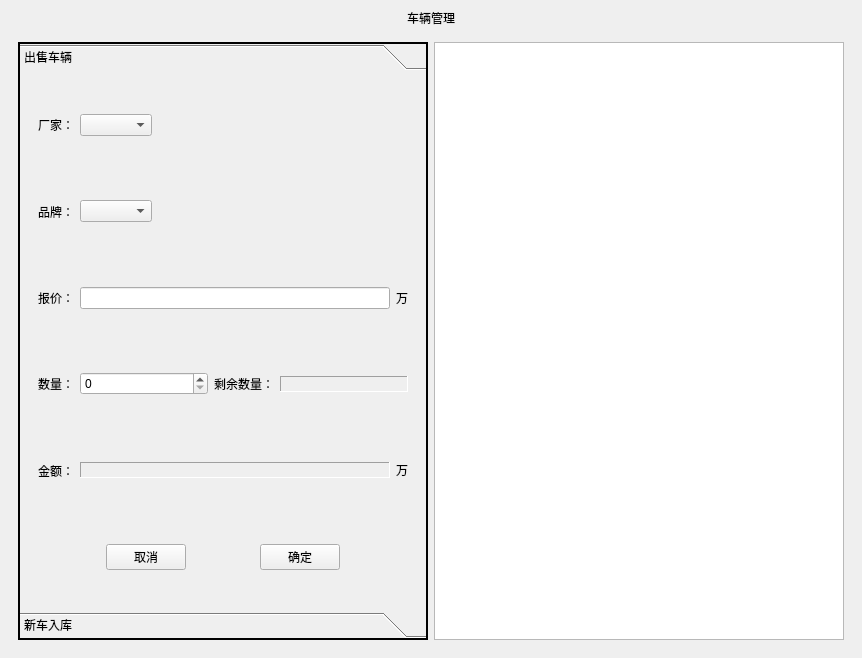
<?xml version="1.0" encoding="UTF-8"?>
<ui version="4.0">
 <class>MainWindow</class>
 <widget class="QMainWindow" name="MainWindow">
  <property name="geometry">
   <rect>
    <x>0</x>
    <y>0</y>
    <width>862</width>
    <height>658</height>
   </rect>
  </property>
  <property name="windowTitle">
   <string>MainWindow</string>
  </property>
  <property name="styleSheet">
   <string notr="true"/>
  </property>
  <widget class="QWidget" name="centralwidget">
   <property name="styleSheet">
    <string notr="true"/>
   </property>
   <layout class="QVBoxLayout" name="verticalLayout">
    <item>
     <layout class="QHBoxLayout" name="horizontalLayout">
      <item>
       <widget class="QLabel" name="titleLabel">
        <property name="styleSheet">
         <string notr="true"/>
        </property>
        <property name="text">
         <string>&lt;html&gt;&lt;head/&gt;&lt;body&gt;&lt;p&gt;车辆管理&lt;/p&gt;&lt;/body&gt;&lt;/html&gt;</string>
        </property>
        <property name="textFormat">
         <enum>Qt::RichText</enum>
        </property>
        <property name="alignment">
         <set>Qt::AlignCenter</set>
        </property>
       </widget>
      </item>
     </layout>
    </item>
    <item>
     <widget class="QStackedWidget" name="stackedWidget">
      <property name="styleSheet">
       <string notr="true"/>
      </property>
      <widget class="QWidget" name="page">
       <layout class="QHBoxLayout" name="horizontalLayout_2">
        <item>
         <widget class="QToolBox" name="toolBox">
          <property name="frameShape">
           <enum>QFrame::WinPanel</enum>
          </property>
          <property name="frameShadow">
           <enum>QFrame::Plain</enum>
          </property>
          <property name="currentIndex">
           <number>0</number>
          </property>
          <widget class="QWidget" name="page_3">
           <property name="geometry">
            <rect>
             <x>0</x>
             <y>0</y>
             <width>406</width>
             <height>477</height>
            </rect>
           </property>
           <attribute name="label">
            <string>出售车辆</string>
           </attribute>
           <layout class="QVBoxLayout" name="verticalLayout_2">
            <item>
             <widget class="QWidget" name="widget" native="true">
              <layout class="QHBoxLayout" name="horizontalLayout_3">
               <item>
                <widget class="QLabel" name="label_2">
                 <property name="sizePolicy">
                  <sizepolicy hsizetype="Fixed" vsizetype="Preferred">
                   <horstretch>0</horstretch>
                   <verstretch>0</verstretch>
                  </sizepolicy>
                 </property>
                 <property name="text">
                  <string>厂家：</string>
                 </property>
                </widget>
               </item>
               <item>
                <widget class="QComboBox" name="comboBox_4"/>
               </item>
               <item>
                <spacer name="horizontalSpacer_4">
                 <property name="orientation">
                  <enum>Qt::Horizontal</enum>
                 </property>
                 <property name="sizeHint" stdset="0">
                  <size>
                   <width>40</width>
                   <height>20</height>
                  </size>
                 </property>
                </spacer>
               </item>
              </layout>
             </widget>
            </item>
            <item>
             <widget class="QWidget" name="widget_2" native="true">
              <layout class="QHBoxLayout" name="horizontalLayout_4">
               <item>
                <widget class="QLabel" name="label_4">
                 <property name="sizePolicy">
                  <sizepolicy hsizetype="Fixed" vsizetype="Preferred">
                   <horstretch>0</horstretch>
                   <verstretch>0</verstretch>
                  </sizepolicy>
                 </property>
                 <property name="text">
                  <string>品牌：</string>
                 </property>
                </widget>
               </item>
               <item>
                <widget class="QComboBox" name="comboBox_3"/>
               </item>
               <item>
                <spacer name="horizontalSpacer_3">
                 <property name="orientation">
                  <enum>Qt::Horizontal</enum>
                 </property>
                 <property name="sizeHint" stdset="0">
                  <size>
                   <width>40</width>
                   <height>20</height>
                  </size>
                 </property>
                </spacer>
               </item>
              </layout>
             </widget>
            </item>
            <item>
             <widget class="QWidget" name="widget_3" native="true">
              <layout class="QHBoxLayout" name="horizontalLayout_5">
               <item>
                <widget class="QLabel" name="label_3">
                 <property name="sizePolicy">
                  <sizepolicy hsizetype="Fixed" vsizetype="Preferred">
                   <horstretch>0</horstretch>
                   <verstretch>0</verstretch>
                  </sizepolicy>
                 </property>
                 <property name="text">
                  <string>报价：</string>
                 </property>
                </widget>
               </item>
               <item>
                <widget class="QLineEdit" name="lineEdit"/>
               </item>
               <item>
                <widget class="QLabel" name="label_6">
                 <property name="sizePolicy">
                  <sizepolicy hsizetype="Fixed" vsizetype="Preferred">
                   <horstretch>0</horstretch>
                   <verstretch>0</verstretch>
                  </sizepolicy>
                 </property>
                 <property name="text">
                  <string>万</string>
                 </property>
                </widget>
               </item>
              </layout>
             </widget>
            </item>
            <item>
             <widget class="QWidget" name="widget_4" native="true">
              <layout class="QHBoxLayout" name="horizontalLayout_6">
               <item>
                <widget class="QLabel" name="label_7">
                 <property name="sizePolicy">
                  <sizepolicy hsizetype="Fixed" vsizetype="Preferred">
                   <horstretch>0</horstretch>
                   <verstretch>0</verstretch>
                  </sizepolicy>
                 </property>
                 <property name="text">
                  <string>数量：</string>
                 </property>
                </widget>
               </item>
               <item>
                <widget class="QSpinBox" name="spinBox"/>
               </item>
               <item>
                <widget class="QLabel" name="label_8">
                 <property name="sizePolicy">
                  <sizepolicy hsizetype="Fixed" vsizetype="Preferred">
                   <horstretch>0</horstretch>
                   <verstretch>0</verstretch>
                  </sizepolicy>
                 </property>
                 <property name="text">
                  <string>剩余数量：</string>
                 </property>
                </widget>
               </item>
               <item>
                <widget class="QLabel" name="label_9">
                 <property name="sizePolicy">
                  <sizepolicy hsizetype="Preferred" vsizetype="Fixed">
                   <horstretch>0</horstretch>
                   <verstretch>0</verstretch>
                  </sizepolicy>
                 </property>
                 <property name="frameShape">
                  <enum>QFrame::Panel</enum>
                 </property>
                 <property name="frameShadow">
                  <enum>QFrame::Sunken</enum>
                 </property>
                 <property name="text">
                  <string/>
                 </property>
                </widget>
               </item>
              </layout>
             </widget>
            </item>
            <item>
             <widget class="QWidget" name="widget_5" native="true">
              <layout class="QHBoxLayout" name="horizontalLayout_7">
               <item>
                <widget class="QLabel" name="label_10">
                 <property name="sizePolicy">
                  <sizepolicy hsizetype="Fixed" vsizetype="Preferred">
                   <horstretch>0</horstretch>
                   <verstretch>0</verstretch>
                  </sizepolicy>
                 </property>
                 <property name="text">
                  <string>金额：</string>
                 </property>
                </widget>
               </item>
               <item>
                <widget class="QLabel" name="label_12">
                 <property name="sizePolicy">
                  <sizepolicy hsizetype="Preferred" vsizetype="Fixed">
                   <horstretch>0</horstretch>
                   <verstretch>0</verstretch>
                  </sizepolicy>
                 </property>
                 <property name="frameShape">
                  <enum>QFrame::Panel</enum>
                 </property>
                 <property name="frameShadow">
                  <enum>QFrame::Sunken</enum>
                 </property>
                 <property name="text">
                  <string/>
                 </property>
                </widget>
               </item>
               <item>
                <widget class="QLabel" name="label_11">
                 <property name="sizePolicy">
                  <sizepolicy hsizetype="Fixed" vsizetype="Fixed">
                   <horstretch>0</horstretch>
                   <verstretch>0</verstretch>
                  </sizepolicy>
                 </property>
                 <property name="text">
                  <string>万</string>
                 </property>
                </widget>
               </item>
              </layout>
             </widget>
            </item>
            <item>
             <widget class="QWidget" name="widget_6" native="true">
              <layout class="QHBoxLayout" name="horizontalLayout_8">
               <item>
                <spacer name="horizontalSpacer_5">
                 <property name="orientation">
                  <enum>Qt::Horizontal</enum>
                 </property>
                 <property name="sizeHint" stdset="0">
                  <size>
                   <width>40</width>
                   <height>20</height>
                  </size>
                 </property>
                </spacer>
               </item>
               <item>
                <widget class="QPushButton" name="cancleBtn">
                 <property name="text">
                  <string>取消</string>
                 </property>
                </widget>
               </item>
               <item>
                <spacer name="horizontalSpacer_7">
                 <property name="orientation">
                  <enum>Qt::Horizontal</enum>
                 </property>
                 <property name="sizeHint" stdset="0">
                  <size>
                   <width>40</width>
                   <height>20</height>
                  </size>
                 </property>
                </spacer>
               </item>
               <item>
                <widget class="QPushButton" name="okBtn">
                 <property name="text">
                  <string>确定</string>
                 </property>
                </widget>
               </item>
               <item>
                <spacer name="horizontalSpacer_6">
                 <property name="orientation">
                  <enum>Qt::Horizontal</enum>
                 </property>
                 <property name="sizeHint" stdset="0">
                  <size>
                   <width>40</width>
                   <height>20</height>
                  </size>
                 </property>
                </spacer>
               </item>
              </layout>
             </widget>
            </item>
           </layout>
          </widget>
          <widget class="QWidget" name="page_4">
           <property name="geometry">
            <rect>
             <x>0</x>
             <y>0</y>
             <width>406</width>
             <height>477</height>
            </rect>
           </property>
           <attribute name="label">
            <string>新车入库</string>
           </attribute>
          </widget>
         </widget>
        </item>
        <item>
         <widget class="QListWidget" name="listWidget"/>
        </item>
       </layout>
      </widget>
      <widget class="QWidget" name="page_2"/>
     </widget>
    </item>
   </layout>
  </widget>
  <widget class="QMenuBar" name="menubar">
   <property name="geometry">
    <rect>
     <x>0</x>
     <y>0</y>
     <width>862</width>
     <height>30</height>
    </rect>
   </property>
  </widget>
  <action name="actioncaina">
   <property name="text">
    <string>caina</string>
   </property>
  </action>
 </widget>
 <resources/>
 <connections/>
</ui>
